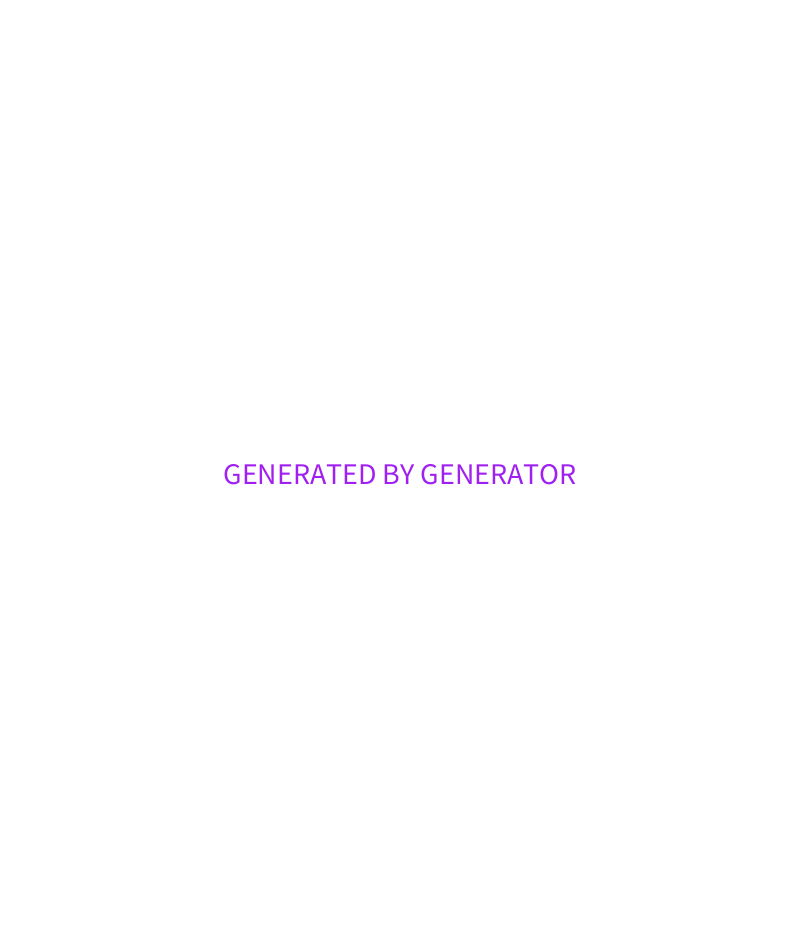
Frame 1 (no input)
Frame 2 (the mouse pressed at the canvas centre, redrawn once): identical to frame 1, image omitted

The Processing sketch that drew this single still picture (run headless with seeded random() and noise(); the mouse was pressed at the canvas centre and the sketch redrawn once):

// Processing sketch: generator
// ── generator.pde
int rgb = 0;
int alpha = 1;
int MODE = rgb;

PImage img;

void setup() { //initializes a new image using RGB
  size(800, 947);
  //if (MODE == rgb) {
  //  img = createImage(width, height, RGB);
  //}
  //if (MODE == alpha) {
    img = createImage(width, height, ARGB);
  //}
  img.loadPixels();
}

void draw() {// Creates a white background, and creates text 
  background(255);
  fill(160, 32, 240); //turns text to blue (or desired) color
  textSize(30);
  textAlign(CENTER, CENTER);
  text("GENERATED BY GENERATOR", width/2, height/2);
  img = get(); // returns the entire image 
  image(img, 0, 0);
  save("generated.png");
  noLoop();
}
